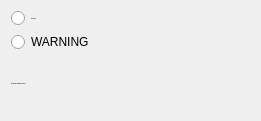
              <widget class="QFrame" name="frame_11">
               <property name="minimumSize">
                <size>
                 <width>261</width>
                 <height>121</height>
                </size>
               </property>
               <property name="maximumSize">
                <size>
                 <width>283</width>
                 <height>121</height>
                </size>
               </property>
               <layout class="QVBoxLayout" name="verticalLayout_24">
                <item>
                 <widget class="QRadioButton" name="cabine_altitude_nwarn">
                  <property name="font">
                   <font>
                    <family>Inter</family>
                    <pointsize>-1</pointsize>
                    <weight>50</weight>
                    <bold>false</bold>
                   </font>
                  </property>
                  <property name="text">
                   <string>NO WARN</string>
                  </property>
                  <property name="checkable">
                   <bool>true</bool>
                  </property>
                  <property name="checked">
                   <bool>false</bool>
                  </property>
                  <attribute name="buttonGroup">
                   <string notr="true">buttonGroup_17</string>
                  </attribute>
                 </widget>
                </item>
                <item>
                 <widget class="QRadioButton" name="cabine_altitude_warn">
                  <property name="text">
                   <string>WARNING</string>
                  </property>
                  <property name="checkable">
                   <bool>true</bool>
                  </property>
                  <attribute name="buttonGroup">
                   <string notr="true">buttonGroup_17</string>
                  </attribute>
                 </widget>
                </item>
                <item>
                 <widget class="QLabel" name="label_34">
                  <property name="font">
                   <font>
                    <family>Inter</family>
                    <pointsize>-1</pointsize>
                    <weight>75</weight>
                    <bold>true</bold>
                   </font>
                  </property>
                  <property name="text">
                   <string>EXCESSIVE CABINE ALTITUDE</string>
                  </property>
                 </widget>
                </item>
               </layout>
              </widget>
